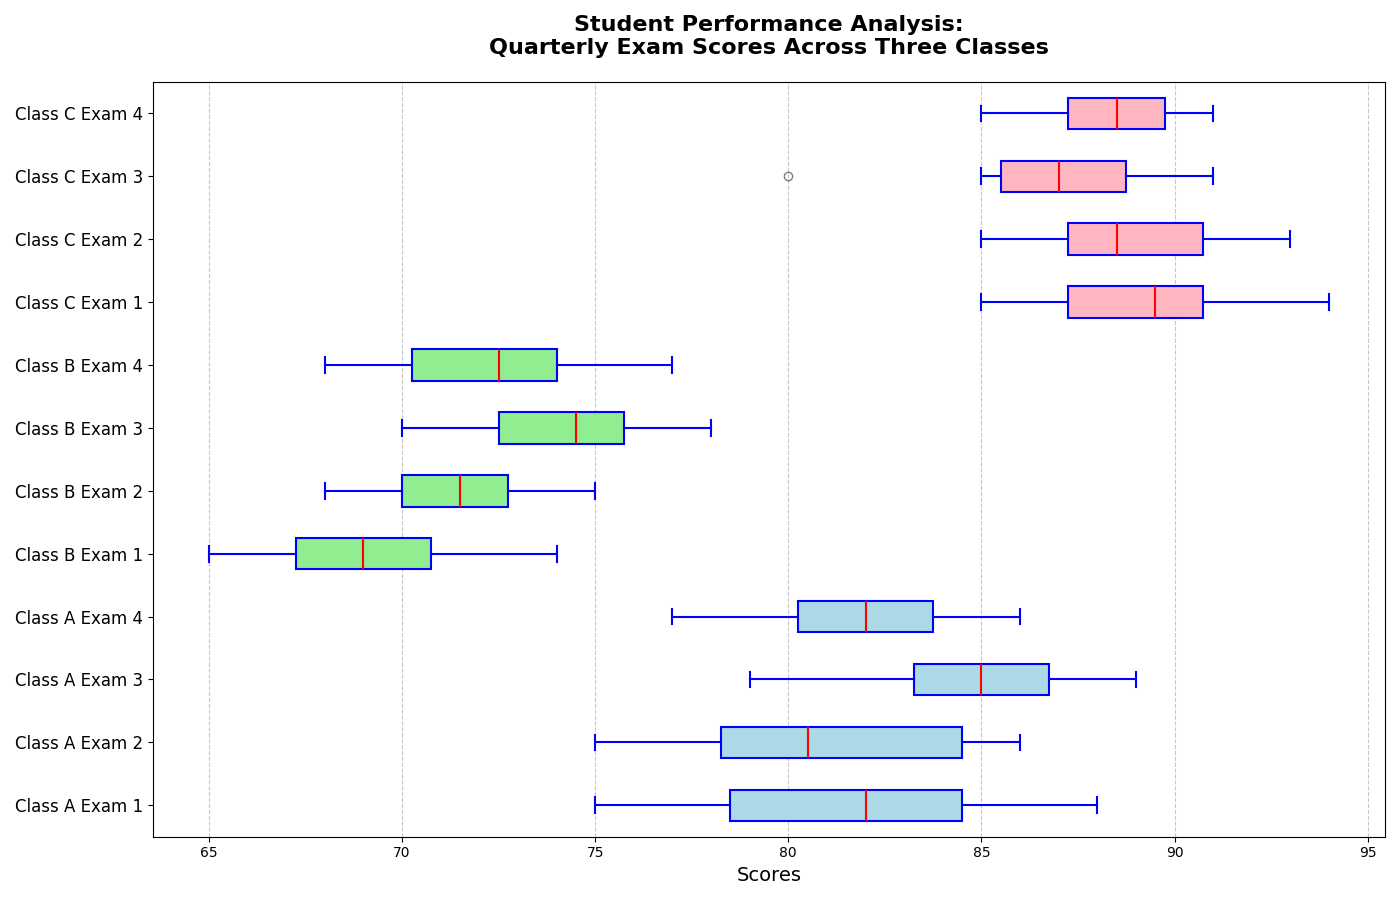

Write Python code to recreate this figure.
import matplotlib.pyplot as plt
import numpy as np

# Data: Scores for the three classes over four exams
class_a_scores = [
    [78, 82, 85, 83, 80, 75, 77, 85, 88, 82],
    [83, 85, 75, 79, 77, 81, 80, 85, 86, 78],
    [88, 85, 83, 87, 80, 79, 85, 89, 86, 84],
    [82, 83, 79, 77, 81, 85, 82, 80, 86, 84]
]

class_b_scores = [
    [65, 70, 68, 72, 69, 67, 66, 71, 74, 69],
    [70, 75, 72, 74, 70, 68, 73, 72, 71, 70],
    [72, 74, 70, 78, 75, 72, 74, 77, 75, 76],
    [68, 72, 74, 73, 70, 68, 71, 75, 77, 74]
]

class_c_scores = [
    [90, 92, 85, 88, 89, 85, 91, 87, 94, 90],
    [88, 87, 85, 89, 92, 91, 90, 93, 87, 88],
    [87, 85, 80, 85, 87, 90, 89, 91, 88, 87],
    [89, 91, 88, 85, 87, 86, 90, 88, 91, 89]
]

# Combine data
data = class_a_scores + class_b_scores + class_c_scores
classes = ['Class A Exam 1', 'Class A Exam 2', 'Class A Exam 3', 'Class A Exam 4',
           'Class B Exam 1', 'Class B Exam 2', 'Class B Exam 3', 'Class B Exam 4',
           'Class C Exam 1', 'Class C Exam 2', 'Class C Exam 3', 'Class C Exam 4']

# Set up the figure and axis
fig, ax = plt.subplots(figsize=(14, 9))

# Plot horizontal box plots for each class exam
bplots = ax.boxplot(data, vert=False, patch_artist=True, notch=False,
                    boxprops=dict(facecolor='lightyellow', color='blue', linewidth=1.5),
                    whiskerprops=dict(color='blue', linewidth=1.5),
                    capprops=dict(color='blue', linewidth=1.5),
                    medianprops=dict(color='red', linewidth=1.5),
                    flierprops=dict(marker='o', color='red', alpha=0.5))

# Customize the appearance, fill colors of each box
colors = ['lightblue', 'lightgreen', 'lightpink']
for i in range(0, 12, 4):
    for patch in bplots['boxes'][i:i+4]:
        patch.set_facecolor(colors[i // 4])

# Set title and labels
ax.set_title('Student Performance Analysis:\nQuarterly Exam Scores Across Three Classes',
             fontsize=16, fontweight='bold', pad=20)
ax.set_xlabel('Scores', fontsize=14)
ax.set_yticklabels(classes, fontsize=12)

# Add grid for readability
ax.grid(axis='x', linestyle='--', alpha=0.7)

# Optimizes layout to avoid text overlap
plt.tight_layout()

# Display the plot
plt.show()
